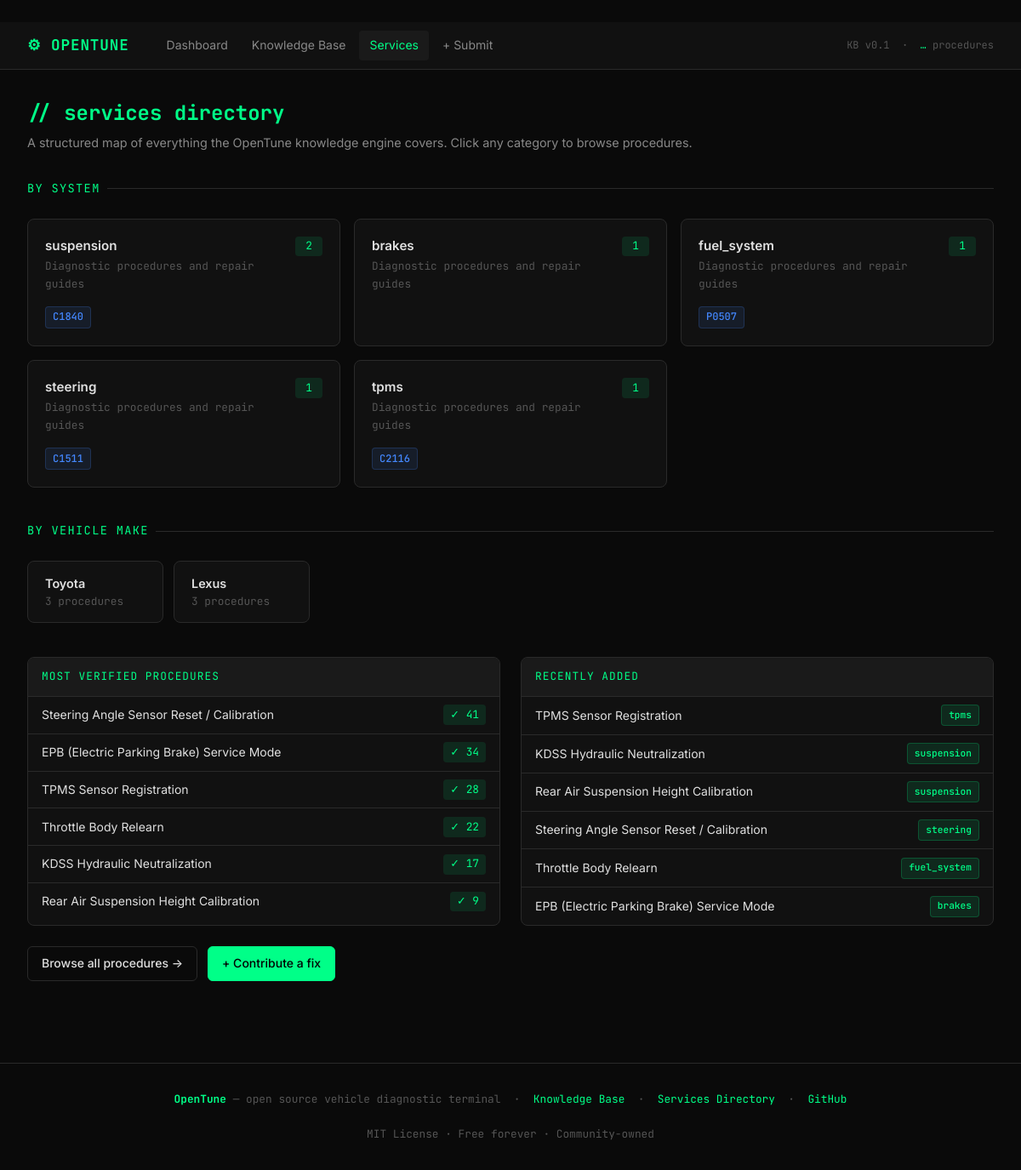
Page /services on the earlier database version.
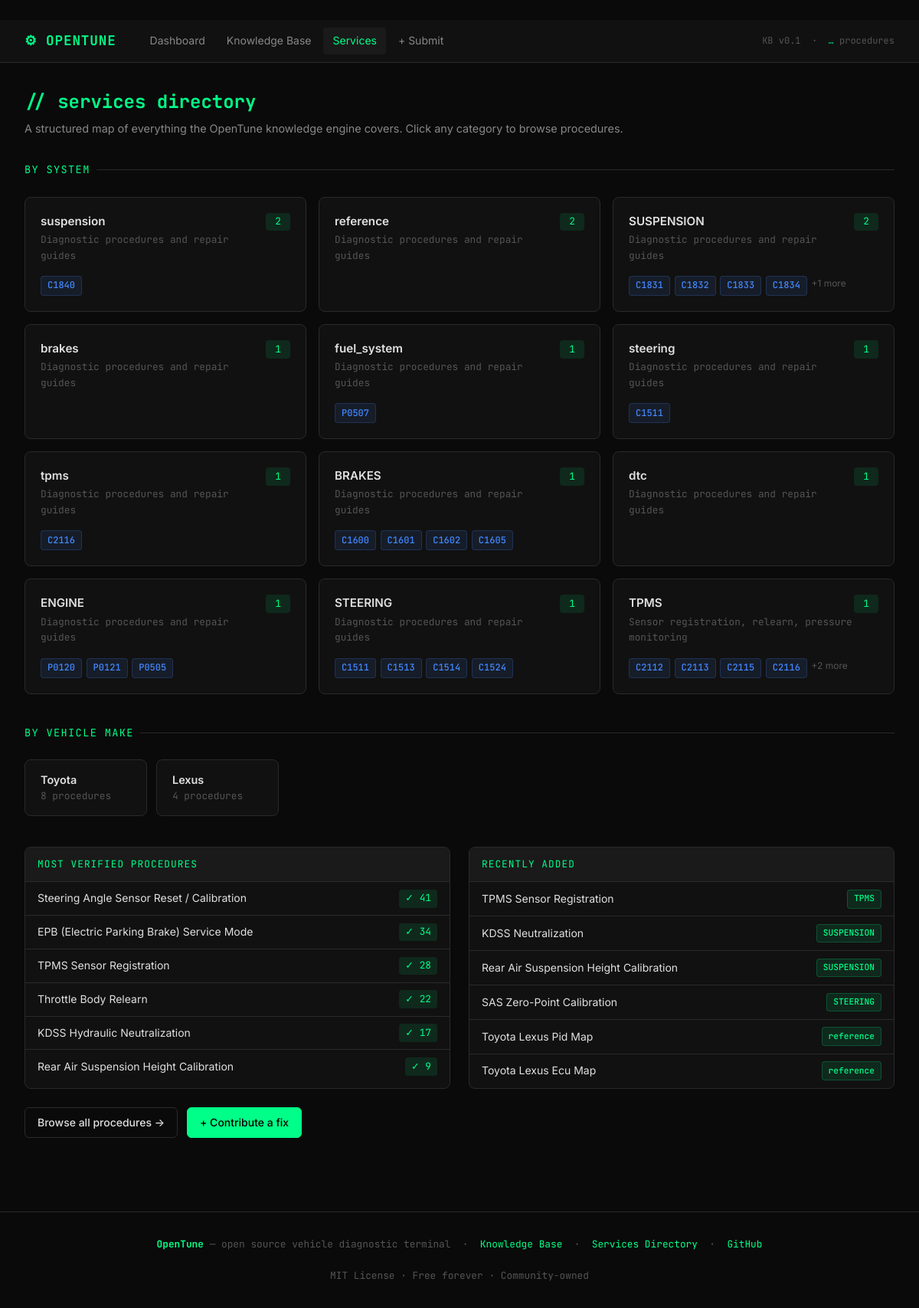
Same page on the later database version.
### tables this page shows
CREATE TABLE procedures (
                id                TEXT PRIMARY KEY,
                title             TEXT,
                system            TEXT,
                make_family       TEXT,
                make              TEXT,
                model             TEXT,
                year_min          INTEGER,
                year_max          INTEGER,
                dtc_codes         TEXT DEFAULT '[]',
                symptoms          TEXT DEFAULT '[]',
                steps             TEXT DEFAULT '[]',
                outcome_summary   TEXT,
                verified_count    INTEGER DEFAULT 0,
                vehicles_confirmed TEXT DEFAULT '[]',
                confidence        REAL DEFAULT 0.0,
                contributor       TEXT DEFAULT 'opentune_seed',
                created_at        TEXT,
                updated_at        TEXT,
                embedding         BLOB
            );

### api/main.py (the view)
@app.get("/services", response_class=HTMLResponse)
def web_services(request: Request):
    procs = get_all_procedures()
    system_map: dict[str, list] = {}
    for p in procs:
        s = p.get("system") or "Other"
        system_map.setdefault(s, []).append(p)
    categories = []
    for sys_name, sys_procs in sorted(system_map.items(), key=lambda x: -len(x[1])):
        dtcs = []
        for p in sys_procs:
            codes = p.get("dtc_codes")
            if isinstance(codes, str):
                try: codes = json.loads(codes)
                except: codes = []
            dtcs.extend(codes or [])
        dtcs = list(dict.fromkeys(dtcs))
        categories.append({
            "system": sys_name,
            "count": len(sys_procs),
            "description": _SYSTEM_DESC.get(sys_name, "Diagnostic procedures and repair guides"),
            "dtcs": dtcs,
        })
    make_map: dict[str, int] = {}
    for p in procs:
        m = p.get("make") or ""
        if m:
            make_map[m] = make_map.get(m, 0) + 1
    makes = [{"make": k, "count": v} for k, v in sorted(make_map.items(), key=lambda x: -x[1])]
    top_verified = sorted(
        [_summary(p) for p in procs if (p.get("verified_count") or 0) > 0],
        key=lambda x: x.get("verified_count") or 0, reverse=True
    )[:6]
    recent = [_summary(p) for p in reversed(procs[-6:])]
    return _templates.TemplateResponse(request=request, name="services.html", context={
        "active": "services", "categories": categories, "makes": makes,
        "top_verified": top_verified, "recent": recent,
    })

### web/templates/services.html (shortened to what this page needs)
﻿{% extends "base.html" %}
{% block content %}
<div class="container">
  <div class="page-header">
    <h1>// services directory</h1>
    <p>A structured map of everything the OpenTune knowledge engine covers. Click any category to browse procedures.</p>
  </div>
  <div class="proc-section-title" style="margin-bottom:1.5rem;">By System</div>
  <div class="cards-grid" style="margin-bottom:2.5rem;">
    {% for cat in categories %}
    <a href="/browse?system={{ cat.system }}" class="proc-card" style="text-decoration:none;">
      <div style="display:flex; justify-content:space-between; align-items:flex-start;">
        <div>
          <div class="proc-card-title">{{ cat.system }}</div>
          <div style="font-size:0.8rem; color:var(--text-muted); margin-top:0.25rem; font-family:var(--font);">{{ cat.description }}</div>
        </div>
        <span class="top-list-count" style="min-width:32px; text-align:center;">{{ cat.count }}</span>
      </div>
      {% if cat.dtcs %}
      <div style="display:flex; flex-wrap:wrap; gap:0.35rem; margin-top:0.25rem;">
        {% for dtc in cat.dtcs[:4] %}
        <span class="tag tag-dtc">{{ dtc }}</span>
        {% endfor %}
        {% if cat.dtcs|length > 4 %}<span style="font-size:0.75rem;color:var(--text-muted);">+{{ cat.dtcs|length - 4 }} more</span>{% endif %}
      </div>
      {% endif %}
    </a>
    {% endfor %}
  </div>
  {% if makes %}
  <div class="proc-section-title" style="margin-bottom:1.5rem;">By Vehicle Make</div>
  <div style="display:flex; flex-wrap:wrap; gap:0.75rem; margin-bottom:2.5rem;">
    {% for item in makes %}
    <a href="/browse?make={{ item.make }}" class="proc-card" style="text-decoration:none; flex-direction:row; align-items:center; gap:1rem; padding:0.875rem 1.25rem; min-width:160px;">
      <div>
        <div style="font-weight:600; font-size:0.9rem;">{{ item.make or "Universal" }}</div>
        <div style="font-size:0.8rem; color:var(--text-muted); font-family:var(--font);">{{ item.count }} procedure{{ 's' if item.count != 1 else '' }}</div>
      </div>
    </a>
    {% endfor %}
  </div>
  {% endif %}
  <div class="grid-2">
    <div class="top-list">
      <div class="top-list-header">Most Verified Procedures</div>
      {% for proc in top_verified %}
      <a href="/procedure/{{ proc.id }}" class="top-list-item" style="text-decoration:none;color:inherit;">
        <span style="flex:1;overflow:hidden;text-overflow:ellipsis;white-space:nowrap;">{{ proc.title }}</span>
        <span class="top-list-count">✓ {{ proc.verified_count }}</span>
      </a>
      {% else %}
      <div class="top-list-item" style="color:var(--text-muted)">None verified yet</div>
      {% endfor %}
    </div>
    <div class="top-list">
      <div class="top-list-header">Recently Added</div>
      {% for proc in recent %}
      <a href="/procedure/{{ proc.id }}" class="top-list-item" style="text-decoration:none;color:inherit;">
        <span style="flex:1;overflow:hidden;text-overflow:ellipsis;white-space:nowrap;">{{ proc.title }}</span>
        {% if proc.system %}<span class="tag tag-system" style="font-size:0.7rem;">{{ proc.system }}</span>{% endif %}
      </a>
      {% else %}
      <div class="top-list-item" style="color:var(--text-muted)">No procedures yet</div>
      {% endfor %}
    </div>
  </div>
  <div style="margin-top:1.5rem; display:flex; gap:0.75rem;">
    <a href="/browse" class="btn btn-outline">Browse all procedures →</a>
    <a href="/submit" class="btn btn-primary">+ Contribute a fix</a>
  </div>
</div>
{% endblock %}

Differences in the rows shown:
no longer on one of the page's lists (row edited): procedures: title "Rear Air Suspension Height Calibration", system "suspension"
no longer on one of the page's lists (row edited): procedures: title "EPB (Electric Parking Brake) Service Mode", system "brakes"
no longer on one of the page's lists (row edited): procedures: title "Throttle Body Relearn", system "fuel_system"
no longer on one of the page's lists (row edited): procedures: title "Steering Angle Sensor Reset / Calibration", system "steering"
no longer on one of the page's lists (row edited): procedures: title "TPMS Sensor Registration", system "tpms"
no longer on one of the page's lists (row edited): procedures: title "KDSS Hydraulic Neutralization", system "suspension"
changed procedures "suspension": count "3" → "4"
added procedures: system "reference", description "Diagnostic procedures and repair guides", count "2", title "Toyota Lexus Ecu Map"
added procedures: system "SUSPENSION", description "Diagnostic procedures and repair guides", count "2", 4 "C1831" "C1832" "C1833" "C1834", dtcs|length "1", title "Rear Air Suspension Height Calibration"
changed procedures "brakes": count "3" → "8"
added procedures: system "BRAKES", description "Diagnostic procedures and repair guides", count "1", 4 "C1600" "C1601" "C1602" "C1605", shown under "// services directory"
added procedures: system "dtc", description "Diagnostic procedures and repair guides", count "1", shown under "// services directory"
added procedures: system "ENGINE", description "Diagnostic procedures and repair guides", count "1", 4 "P0120" "P0121" "P0505", shown under "// services directory"
added procedures: system "STEERING", description "Diagnostic procedures and repair guides", count "1", 4 "C1511" "C1513" "C1514" "C1524", title "SAS Zero-Point Calibration"
added procedures: system "TPMS", description "Sensor registration, relearn, pressure monitoring", count "1", 4 "C2112" "C2113" "C2115" "C2116", dtcs|length "2", title "TPMS Sensor Registration"
added procedures: title "KDSS Neutralization", system "SUSPENSION"
added procedures: title "Toyota Lexus Pid Map", system "reference"
